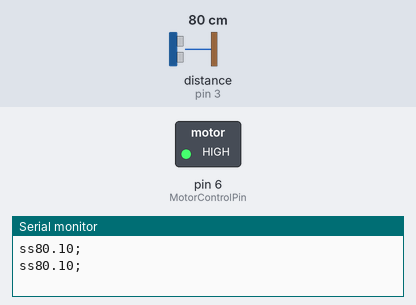
A sketch run on a simulated Arduino Uno, built with avr-gcc and run on an emulated ATmega328P. Shown: switched loads named in the sketch (green lamp = pin HIGH), the last lines printed to the serial monitor. Wiring (inferred from the names in the program): ultrasonic range finder: trigger pin 2; echo pin 3. Inputs (shaded band) come from the test bench; at power-on: distance to the obstacle (sensor on pin 3) 80 cm. The echo pulse lasts 58.3 µs per cm; pins used as bus, display or sensor lines are not drawn.

Above: at 1.8 s.
1.9 s: distance to the obstacle (sensor on pin 3) set to 43 cm
3.4 s: distance to the obstacle (sensor on pin 3) set to 37 cm
At 5.0 s:
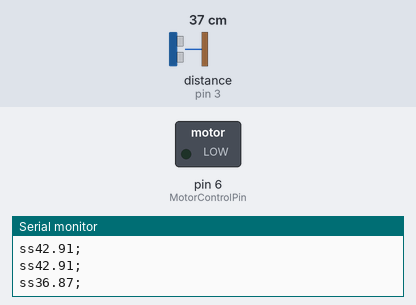
5.5 s: distance to the obstacle (sensor on pin 3) set to 60 cm
At 6.8 s:
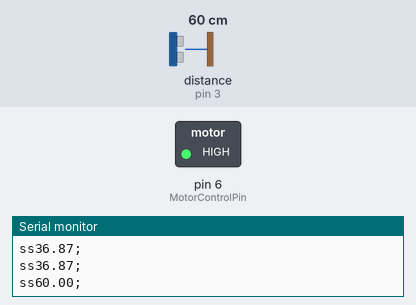
7.5 s: distance to the obstacle (sensor on pin 3) set to 2 cm
At 8.6 s:
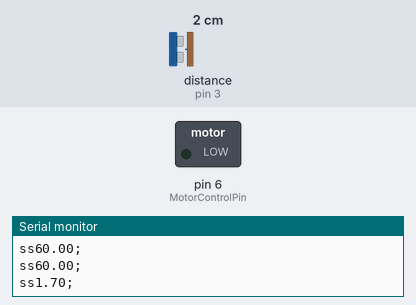
Timing chart, 0 to 10.5 s (numbered marks = the images above; inputs shaded):
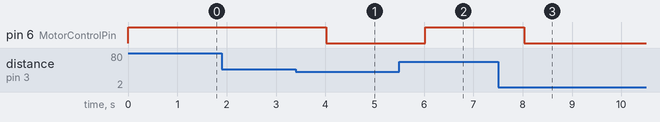

Measured:
- the behaviour switches between 41 and 40 cm on distance to the obstacle (sensor on pin 3) (found by bisection; images 0 and 1)
- after the input at 3.4 s, pin 6 (MotorControlPin): HIGH → LOW after 0.62 s
- after the input at 5.5 s, pin 6 (MotorControlPin): LOW → HIGH after 0.53 s
- after the input at 7.5 s, pin 6 (MotorControlPin): HIGH → LOW after 0.53 s

The sketch:

hc-sr04.ino
```cpp
const int TrigPin = 2;
const int EchoPin = 3;
const int MotorControlPin = 6;
float cm;
void setup()
{
Serial.begin(9600);
pinMode(TrigPin, OUTPUT);
pinMode(EchoPin, INPUT);
pinMode(MotorControlPin, OUTPUT);

}
void loop()
{
  //digitalWrite(MotorControlPin, HIGH);
   ultrasonic();

}

//Fouctions
void ultrasonic()
{
digitalWrite(TrigPin, LOW); //低高低电平发一个短时间脉冲去TrigPin
delayMicroseconds(2);
digitalWrite(TrigPin, HIGH);
delayMicroseconds(10);
digitalWrite(TrigPin, LOW);

cm = pulseIn(EchoPin, HIGH) / 58.0; //将回波时间换算成cm
cm = (int(cm * 100.0)) / 100.0; //保留两位小数
if (cm<40)
digitalWrite(MotorControlPin, LOW);
else
 digitalWrite(MotorControlPin, HIGH);

 Serial.print("ss");
Serial.print(cm);
Serial.println(";");

  delay(1000);

}
```
